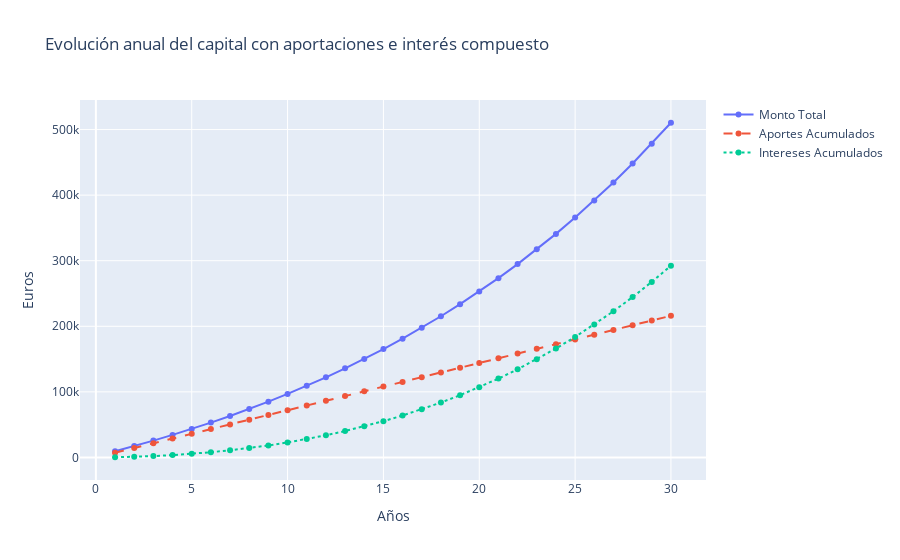

Write notebook code for a chart like this one.
### Code cell
df_resultado = interes_compuesto_anual(
    capital_inicial=2000,
    tasa=0.05,
    annos=24,
    aporte_mensual=600
)

### Figure 1 — Plotly figure (JSON) as saved in the notebook; plotly's stock layout.template omitted (floating-point values rounded to 4 significant figures)
{"data": [{"mode": "lines+markers", "name": "Monto Total", "type": "scatter", "x": [1, 2, 3, 4, 5, 6, 7, 8, 9, 10, 11, 12, 13, 14, 15, 16, 17, 18, 19, 20, 21, 22, 23, 24, 25, 26, 27, 28, 29, 30], "y": [9500.0, 17380.0, 25670.0, 34380.0, 43540.0, 53170.0, 63280.0, 73920.0, 85100.0, 96850.0, 109200.0, 122200.0, 135800.0, 150200.0, 165300.0, 181100.0, 197800.0, 215300.0, 233700.0, 253100.0, 273400.0, 294800.0, 317300.0, 340900.0, 365800.0, 391900.0, 419300.0, 448200.0, 478500.0, 510400.0]}, {"line": {"dash": "dash"}, "mode": "lines+markers", "name": "Aportes Acumulados", "type": "scatter", "x": [1, 2, 3, 4, 5, 6, 7, 8, 9, 10, 11, 12, 13, 14, 15, 16, 17, 18, 19, 20, 21, 22, 23, 24, 25, 26, 27, 28, 29, 30], "y": [7200, 14400, 21600, 28800, 36000, 43200, 50400, 57600, 64800, 72000, 79200, 86400, 93600, 100800, 108000, 115200, 122400, 129600, 136800, 144000, 151200, 158400, 165600, 172800, 180000, 187200, 194400, 201600, 208800, 216000]}, {"line": {"dash": "dot"}, "mode": "lines+markers", "name": "Intereses Acumulados", "type": "scatter", "x": [1, 2, 3, 4, 5, 6, 7, 8, 9, 10, 11, 12, 13, 14, 15, 16, 17, 18, 19, 20, 21, 22, 23, 24, 25, 26, 27, 28, 29, 30], "y": [300.3, 984.4, 2072.0, 3583.0, 5540.0, 7966.0, 10880.0, 14320.0, 18300.0, 22850.0, 28000.0, 33790.0, 40240.0, 47390.0, 55270.0, 63920.0, 73390.0, 83700.0, 94920.0, 107100.0, 120200.0, 134400.0, 149700.0, 166100.0, 183800.0, 202700.0, 222900.0, 244600.0, 267700.0, 292400.0]}], "layout": {"hovermode": "x unified", "title": {"text": "Evolución anual del capital con aportaciones e interés compuesto"}, "xaxis": {"title": {"text": "Años"}}, "yaxis": {"title": {"text": "Euros"}}}}
